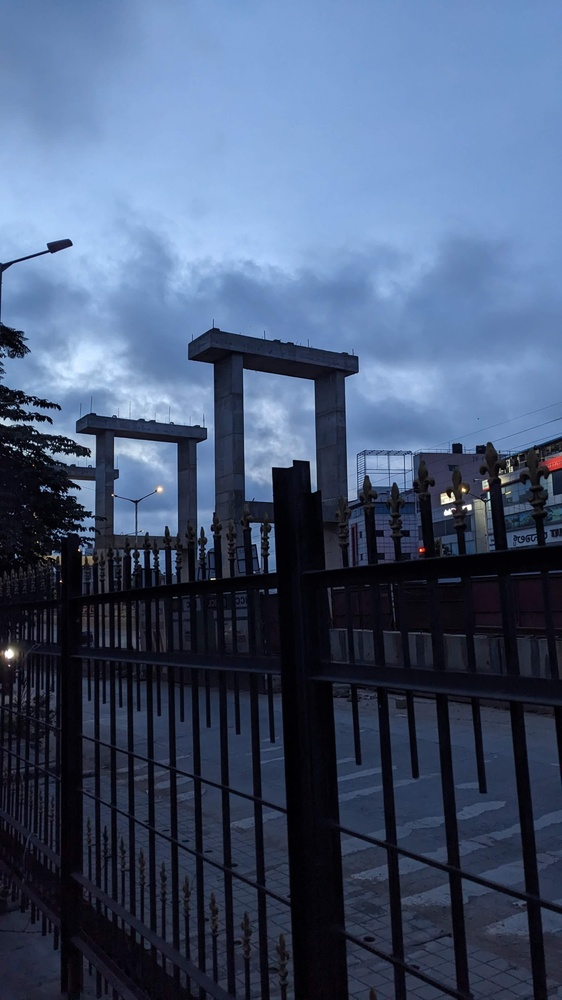
#> input picture Temp/GP_PXL_20240926_003004774_with_updated_exif.jpg, 562 x 1000 px, shrunk from 2268 x 4032 before the run, found by its file name
$ jupyter execute --allow-errors color_model_2.ipynb
#> lines starting #> are read from the running program, lines starting #| are printed output that depends on the picture; after the words box and inside, x2 and y2 are one past the last pixel; in counts of white or black regions, pixels touching at a corner belong together
[cell 1]
import numpy as np
import cv2
from PIL import Image
import matplotlib.pyplot as plt
import seaborn as sns

[cell 2]
picture1 = cv2.imread('/Users/sumitsaha/Desktop/DataScience_Udemy/ComputerVision/Practice/Temp/GP_PXL_20240926_003004774_with_updated_exif.jpg')
#> picture1 is the input picture: shape (1000, 562, 3); mean B, G, R 116.8, 87.7, 71.1
picture1_RGB = cv2.cvtColor(picture1,cv2.COLOR_BGR2RGB)
picture2 = cv2.cvtColor(picture1_RGB, cv2.COLOR_RGB2HSV_FULL)
#> picture2: shape (1000, 562, 3); mean H, S, V 160.5, 114.6, 116.9

[cell 3]
plt.figure(figsize=(16,8))

plt.subplot(1,3,1)
plt.imshow(picture1_RGB)
plt.title('RGB Image')

plt.subplot(1,3,2)
plt.title('HSV Image')
plt.imshow(picture2)

plt.subplot(1,3,3)
plt.title('BGR Image')
plt.imshow(picture1)

plt.tight_layout()
plt.show()
#> figure, not shown here; B, G, R data is drawn as R, G, B

### HSV Plot

[cell 4]
image = cv2.imread('/Users/sumitsaha/Desktop/DataScience_Udemy/ComputerVision/Practice/Temp/GP_PXL_20240926_003004774_with_updated_exif.jpg')
image_RGB = cv2.cvtColor(image,cv2.COLOR_BGR2RGB)
image_HSV = cv2.cvtColor(image_RGB, cv2.COLOR_RGB2HSV_FULL)

hue_hist = cv2.calcHist([image_HSV],[0],None,[180],[0,180])
#> hue_hist = 180 values, max 137551 at index 153, min 0 at index 52, mean 3002.7
sat_hist = cv2.calcHist([image_HSV],[1],None,[256],[0,256])
#> sat_hist = 256 values, max 15809 at index 108, min 0 at index 251, mean 2195.3
value_hist = cv2.calcHist([image_HSV],[2],None,[256],[0,256])
#> value_hist = 256 values, max 7727 at index 11, min 31 at index 0, mean 2195.3

plt.figure(figsize=(18,8))
plt.subplot(1,3,1)
sns.lineplot(x=np.arange(180),y=hue_hist[:,0],color='orange')
plt.title('Hue Histrogram')
plt.xlabel('Hue Label')
plt.ylabel('Frequency')

plt.subplot(1,3,2)
sns.lineplot(x=np.arange(256),y=sat_hist[:,0],color='green')
plt.title('Saturation Histrogram')
plt.xlabel('Saturation Label')
plt.ylabel('Frequency')

plt.subplot(1,3,3)
sns.lineplot(x=np.arange(256),y=value_hist[:,0],color='blue')
plt.title('Value Histrogram')
plt.xlabel('Value Label')
plt.ylabel('Frequency')
plt.tight_layout() ## Adjust for better spacing between subplot
plt.show()
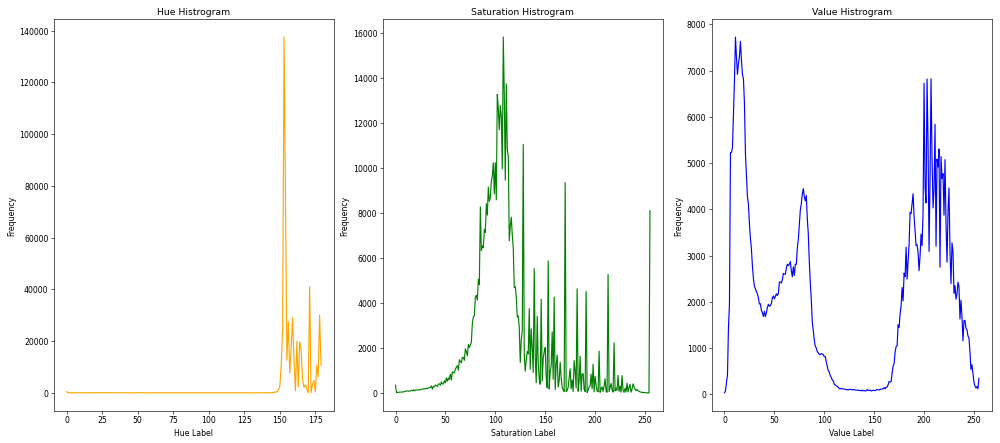
#> figure drawn by matplotlib, 3 panels; panel 1: curve peaks at x = 153, y = 137551; panel 2: curve peaks at x = 108, y = 15809; panel 3: curve peaks at x = 11, y = 7727

### RGB Plot

[cell 5]
image = cv2.imread('Temp/GP_PXL_20240926_003004774_with_updated_exif.jpg')
image_RGB = cv2.cvtColor(image, cv2.COLOR_BGR2RGB)

r_hist = cv2.calcHist([image_RGB],[0],None,[256],[0,256])
#> r_hist = 256 values, max 13504 at index 6, min 0 at index 221, mean 2195.3
g_hist = cv2.calcHist([image_RGB],[1],None,[256],[0,256])
#> g_hist = 256 values, max 13614 at index 5, min 2 at index 245, mean 2195.3
b_hist = cv2.calcHist([image_RGB],[2],None,[256],[0,256])
#> b_hist = 256 values, max 7727 at index 11, min 64 at index 141, mean 2195.3

plt.figure(figsize=(18,8))

plt.subplot(1,3,1)
sns.lineplot(x=np.arange(256),y=r_hist[:,0],color='red')
plt.title('Red Histrogram')
plt.xlabel('Red Label')
plt.ylabel('Frequency')

plt.subplot(1,3,2)
sns.lineplot(x=np.arange(256),y=g_hist[:,0],color='green')
plt.title('Green Histrogram')
plt.xlabel('Green Label')
plt.ylabel('Frequency')

plt.subplot(1,3,3)
sns.lineplot(x=np.arange(256),y=b_hist[:,0],color='blue')
plt.title('Blue Histrogram')
plt.xlabel('Blue Label')
plt.ylabel('Frequency')

plt.tight_layout()
plt.show()
#> figure, not shown here; panel 1: curve peaks at x = 6, y = 13504; panel 2: curve peaks at x = 5, y = 13614; panel 3: curve peaks at x = 11, y = 7727

### Predict Warm vs Cool image

[cell 6]
# image = cv2.imread('Temp/GP_PXL_20240926_003004774_with_updated_exif.jpg')
# image_HSV = cv2.cvtColor(image,cv2.COLOR_BGR2HSV)
def warmvscool(file):
#> called with file = 'Temp/forest-5038025_1280.jpg'
    image = cv2.imread(file)
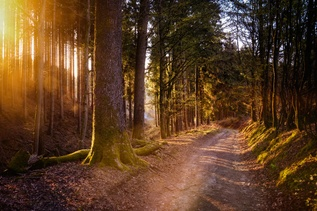
#> input picture Temp/forest-5038025_1280.jpg, 317 x 211 px, shrunk from 1280 x 852 before the run
#> image is the input picture: shape (211, 317, 3); mean B, G, R 36.7, 62.8, 93.6
    image_HSV = cv2.cvtColor(image,cv2.COLOR_BGR2HSV)
#> image_HSV: shape (211, 317, 3); mean H, S, V 24.1, 165, 94.2
    hue = image_HSV[:,:,0]

    warm_mask = (hue>=0) & (hue<=60)
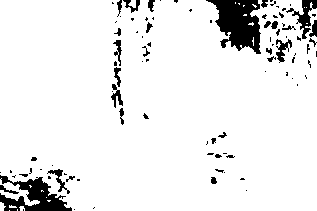
#> warm_mask: shape (211, 317) bool; 92.1% white; 94 black regions (64 under 20 px), largest, box (x1, y1, x2, y2) and area: (206, 0, 261, 54) 1804, (0, 175, 72, 211) 1256, (286, 0, 317, 39) 384
    cool_mask = (hue>=90) & (hue<=180)
#> cool_mask: shape (211, 317) bool; 7.8% white; 96 white regions (66 under 20 px), largest, box (x1, y1, x2, y2) and area: (206, 0, 261, 54) 1795, (0, 175, 72, 211) 1256, (292, 0, 317, 39) 316

    warm_percent = np.sum(warm_mask)/hue.size *100
#> warm_percent = 92.08
    cool_percent = np.sum(cool_mask)/hue.size *100
#> cool_percent = 7.78

    if warm_percent>cool_percent:
        prediction = 'Warm Image'
    else:
        prediction='Cool Image'

    print(f'Warm Percentage: {round(warm_percent,4)}')
#| Warm Percentage: 92.0807
    print(f'Cool Percentage: {round(cool_percent,4)}')
#| Cool Percentage: 7.7833
    return prediction

[cell 7]
warmvscool('Temp/forest-5038025_1280.jpg')

### Dull vs Bright Image Prediction

[cell 8]
def dullvsbright(file):
#> called with file = 'Temp/dull-5369074_1280.jpg'
    image = cv2.imread(file)
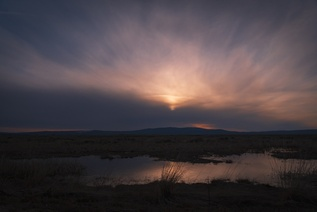
#> input picture Temp/dull-5369074_1280.jpg, 317 x 212 px, shrunk from 1280 x 853 before the run
#> image is the input picture: shape (212, 317, 3); mean B, G, R 68.5, 64.7, 74.2
    image_HSV = cv2.cvtColor(image,cv2.COLOR_BGR2HSV)
#> image_HSV: shape (212, 317, 3); mean H, S, V 95.1, 49.9, 79.1

    saturation = image_HSV[:,:,1]
    value = image_HSV[:,:,2]

    saturation_threshold = 80
    value_threshold = 100

    dull_mask = (saturation<saturation_threshold)&(value<value_threshold)
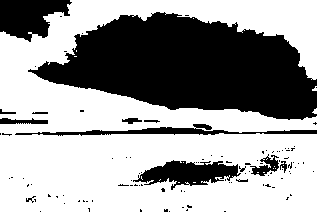
#> dull_mask: shape (212, 317) bool; 62% white; 105 black regions (91 under 20 px), largest, box (x1, y1, x2, y2) and area: (28, 12, 317, 120) 19613, (0, 0, 72, 42) 2002, (133, 160, 241, 190) 1713

    dull_percentage = np.sum(dull_mask)/saturation.size *100
#> dull_percentage = 61.98

    if dull_percentage>50:
        prediction = 'Dull Image'
    else:
        prediction = 'Bright Image'

    print(f'Dull Percentage: {round(dull_percentage,4)}')
#| Dull Percentage: 61.9829
    return prediction

[cell 9]
dullvsbright('Temp/dull-5369074_1280.jpg')

### Color Thresholding

[cell 10]
def color_thresholding(file):
#> called with file = 'Temp/beach-blue.jpg'
    image=cv2.imread(file)
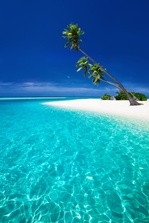
#> input picture Temp/beach-blue.jpg, 149 x 223 px, shrunk from 600 x 900 before the run
#> image is the input picture: shape (223, 149, 3); mean B, G, R 171.5, 135.3, 24.7
    image_RGB = cv2.cvtColor(image,cv2.COLOR_BGR2RGB)
    image_HSV = cv2.cvtColor(image,cv2.COLOR_BGR2HSV)
#> image_HSV: shape (223, 149, 3); mean H, S, V 96, 223.6, 173.1

    low_blue = np.array([80,0,50])
    high_blue = np.array([120,255,255])

    orange_image = np.zeros_like(image_RGB)
    orange_image[:,:]=[255,100,0]
    # plt.imshow(orange_image)


    mask = cv2.inRange(image_HSV,low_blue,high_blue)
#> mask: shape (223, 149); 94.6% white; 7 black regions (4 under 20 px), largest, box (x1, y1, x2, y2) and area: (53, 88, 149, 128) 1380, (64, 25, 81, 50) 210, (77, 58, 102, 83) 200
    mask_not = cv2.bitwise_not(mask)

    result = cv2.bitwise_and(image_RGB,image_RGB,mask=mask)
    result2 = cv2.bitwise_and(image_RGB,image_RGB,mask=mask_not)
    orang_result = cv2.bitwise_and(orange_image,orange_image,mask=mask_not)
    result3 = result+orang_result


    return image_RGB,mask,result,result2,result3

[cell 11]
image_RGB,mask,result,result2,result3=color_thresholding('Temp/beach-blue.jpg')

plt.figure(figsize=(18,8))

plt.subplot(1,5,1)
plt.imshow(image_RGB)
plt.title('RGB Image')

plt.subplot(1,5,2)
plt.imshow(mask,cmap='gray')
plt.title('Thresholding Mask')

plt.subplot(1,5,3)
plt.imshow(result)
plt.title('Blue Mask')

plt.subplot(1,5,4)
plt.imshow(result2)
plt.title('Remove Blue Mask')

plt.subplot(1,5,5)
plt.imshow(result3)
plt.title('Orange mask')


plt.tight_layout()
plt.show()

### Contour

[cell 12]
import cv2
import numpy as np
import matplotlib.pyplot as plt

[cell 13]
image = cv2.imread('Temp/selc1u0qivz41.webp')
#> (the rest of this cell did not finish here and is left out)

### Shaping on the Contours

[cell 14]
def shape_contours(contour):
    approx = cv2.approxPolyDP(contour, 0.01*cv2.arcLength(contour,True),True)

    if len(approx)==3:
        shape = 'Triangle'
    elif len(approx)==4:
        x,y,w,h = cv2.boundingRect(approx)
        aspect_ratio = float(w)/h
        shape = "Square" if aspect_ratio==1 else 'Rectangle'
    elif len(approx)==5:
        shape='Pentagon'
    elif len(approx)==6:
        shape='Hexagon'
    elif len(approx) > 6:
        shape = "Polygon"
    else:
        shape = 'Unknown'
    return (approx,shape)

[cell 15]
image = cv2.imread('Temp/beach-blue.jpg')
Gray_image = cv2.cvtColor(image,cv2.COLOR_BGR2GRAY)
RGB_image = cv2.cvtColor(image,cv2.COLOR_BGR2RGB)

_, thresh = cv2.threshold(Gray_image,120,180,cv2.THRESH_BINARY)
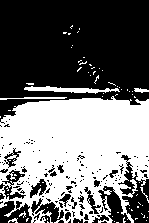
#> thresh: shape (223, 149); values 0 (black) and 180 (white), 44.4% white; 73 white regions (66 under 20 px)
contours,_ = cv2.findContours(thresh,cv2.RETR_TREE,cv2.CHAIN_APPROX_SIMPLE)
#> contours = 258 contours, 226 with area under 20; largest, box (x1, y1, x2, y2) and area: (0, 96, 149, 223) 14966, (24, 86, 120, 94) 277, (29, 178, 48, 199) 199, (1, 169, 26, 186) 185, (3, 184, 27, 201) 164

image_filled = np.zeros_like(image)

contours = sorted(contours,key=cv2.contourArea,reverse=True)[:1]
#> contours = 1 contour; box (x1, y1, x2, y2) and area: (0, 96, 149, 223) 14966

for contour in contours:
    approx,shape = shape_contours(contour)

    color = (255,0,0)
    cv2.drawContours(image_filled,[contour],-1,color,cv2.FILLED)

    cx,cy = int(np.mean(approx[:,0,0])),int(np.mean(approx[:,0,1]))
    text_position = (cx-150,cy-150)
    cv2.putText(image_filled,shape,text_position,cv2.FONT_HERSHEY_SIMPLEX,1,(255,255,255),5)
#> this loop made 1 pass
#> (shape, color, cx, cy, text_position) on pass 1: ('Polygon', (255, 0, 0), 86, 188, (-64, 38))
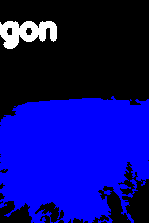
#> image_filled: shape (223, 149, 3); mean of channels 0, 1, 2 126.7, 7.6, 7.6; drawn as B, G, R

image_with_filled_contour = cv2.addWeighted(image_RGB,0.7,image_filled,0.8,0.2)
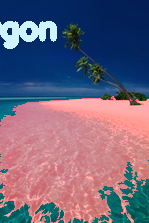
#> image_with_filled_contour: shape (223, 149, 3); mean R, G, B 113.1, 100.9, 124.8
plt.imshow(image_with_filled_contour)

### Draw Box on Contours

[cell 16]
import cv2
import numpy as np
import matplotlib.pyplot as plt

[cell 17]
image = cv2.imread('Temp/beach-blue.jpg')
RGBimage = cv2.cvtColor(image,cv2.COLOR_BGR2RGB)
Grayimage = cv2.cvtColor(image,cv2.COLOR_BGR2GRAY)

_,thresh = cv2.threshold(Grayimage,120,150,cv2.THRESH_BINARY)
#> thresh: shape (223, 149); values 0 (black) and 150 (white), 44.4% white; 73 white regions (66 under 20 px)

contours,_ = cv2.findContours(thresh,cv2.RETR_TREE,cv2.CHAIN_APPROX_SIMPLE)
#> contours = 258 contours, 226 with area under 20; largest, box (x1, y1, x2, y2) and area: (0, 96, 149, 223) 14966, (24, 86, 120, 94) 277, (29, 178, 48, 199) 199, (1, 169, 26, 186) 185, (3, 184, 27, 201) 164

image_filled = np.zeros_like(image)
contours = sorted(contours,key=cv2.contourArea,reverse=True)[:1]
#> contours = 1 contour; box (x1, y1, x2, y2) and area: (0, 96, 149, 223) 14966

for contour in contours:
    x,y,w,h = cv2.boundingRect(contour)
    cv2.rectangle(RGBimage,(x,y),(x+w,y+h),(255,0,0),10)
#> this loop made 1 pass
#> (x, y, w, h) on pass 1: (0, 96, 149, 127)
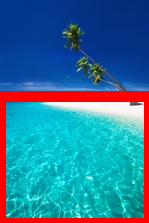
#> RGBimage: shape (223, 149, 3); mean R, G, B 47.7, 118.2, 152.7

plt.imshow(RGBimage)
